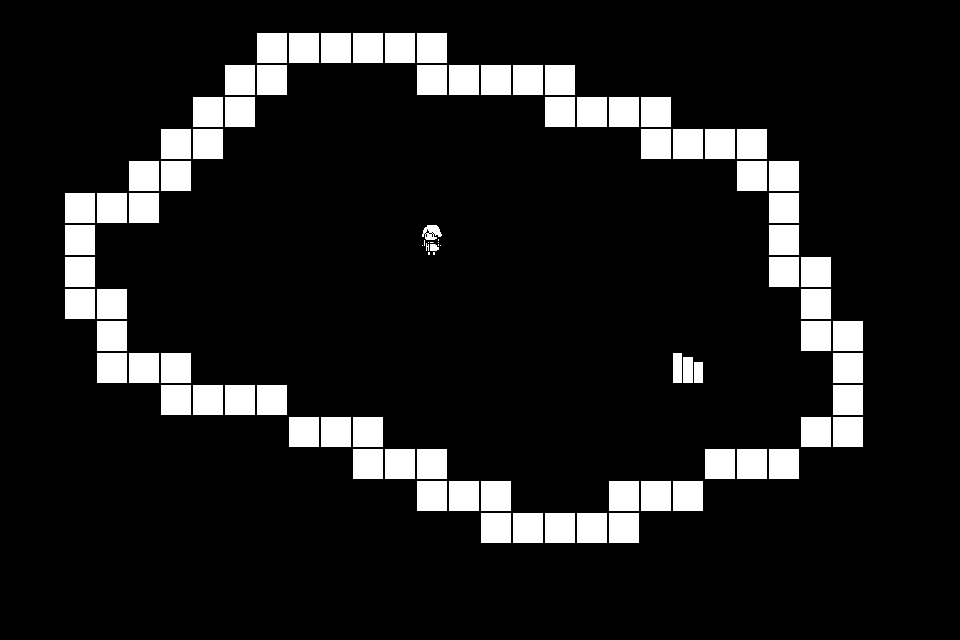

Below is a game level as drawn by its tile map, then a one-line description and the .tmx file that defines it, in full:
An orthogonal 30x20 tile map with 32x32 px tiles, 3 tile layers (Tile Layer 1, Tile Layer 2, Tile Layer 3).

<map version="1.10" tiledversion="1.11.0" orientation="orthogonal" renderorder="right-down" width="30" height="20" tilewidth="32" tileheight="32" infinite="0" nextlayerid="5" nextobjectid="1">
 <tileset firstgid="1" source="tileset.tsx" />
 <layer id="1" name="Tile Layer 1" width="30" height="20">
  <data encoding="csv">
3,3,3,3,3,3,3,3,3,3,3,3,3,3,3,3,3,3,3,3,3,3,3,3,3,3,3,3,3,3,
3,3,3,3,3,3,3,3,3,3,3,3,3,3,3,3,3,3,3,3,3,3,3,3,3,3,3,3,3,3,
3,3,3,3,3,3,3,3,3,3,3,3,3,3,3,3,3,3,3,3,3,3,3,3,3,3,3,3,3,3,
3,3,3,3,3,3,3,3,3,3,3,3,3,3,3,3,3,3,3,3,3,3,3,3,3,3,3,3,3,3,
3,3,3,3,3,3,3,3,3,3,3,3,3,3,3,3,3,3,3,3,3,3,3,3,3,3,3,3,3,3,
3,3,3,3,3,3,3,3,3,3,3,3,3,3,3,3,3,3,3,3,3,3,3,3,3,3,3,3,3,3,
3,3,3,3,3,3,3,3,3,3,3,3,3,3,3,3,3,3,3,3,3,3,3,3,3,3,3,3,3,3,
3,3,3,3,3,3,3,3,3,3,3,3,3,3,3,3,3,3,3,3,3,3,3,3,3,3,3,3,3,3,
3,3,3,3,3,3,3,3,3,3,3,3,3,3,3,3,3,3,3,3,3,3,3,3,3,3,3,3,3,3,
3,3,3,3,3,3,3,3,3,3,3,3,3,3,3,3,3,3,3,3,3,3,3,3,3,3,3,3,3,3,
3,3,3,3,3,3,3,3,3,3,3,3,3,3,3,3,3,3,3,3,3,3,3,3,3,3,3,3,3,3,
3,3,3,3,3,3,3,3,3,3,3,3,3,3,3,3,3,3,3,3,3,3,3,3,3,3,3,3,3,3,
3,3,3,3,3,3,3,3,3,3,3,3,3,3,3,3,3,3,3,3,3,3,3,3,3,3,3,3,3,3,
3,3,3,3,3,3,3,3,3,3,3,3,3,3,3,3,3,3,3,3,3,3,3,3,3,3,3,3,3,3,
3,3,3,3,3,3,3,3,3,3,3,3,3,3,3,3,3,3,3,3,3,3,3,3,3,3,3,3,3,3,
3,3,3,3,3,3,3,3,3,3,3,3,3,3,3,3,3,3,3,3,3,3,3,3,3,3,3,3,3,3,
3,3,3,3,3,3,3,3,3,3,3,3,3,3,3,3,3,3,3,3,3,3,3,3,3,3,3,3,3,3,
3,3,3,3,3,3,3,3,3,3,3,3,3,3,3,3,3,3,3,3,3,3,3,3,3,3,3,3,3,3,
3,3,3,3,3,3,3,3,3,3,3,3,3,3,3,3,3,3,3,3,3,3,3,3,3,3,3,3,3,3,
3,3,3,3,3,3,3,3,3,3,3,3,3,3,3,3,3,3,3,3,3,3,3,3,3,3,3,3,3,3
</data>
 </layer>
 <layer id="3" name="Tile Layer 2" width="30" height="20">
  <data encoding="csv">
0,0,0,0,0,0,0,0,0,0,0,0,0,0,0,0,0,0,0,0,0,0,0,0,0,0,0,0,0,0,
0,0,0,0,0,0,0,0,4,4,4,4,4,4,0,0,0,0,0,0,0,0,0,0,0,0,0,0,0,0,
0,0,0,0,0,0,0,4,4,0,0,0,0,4,4,4,4,4,0,0,0,0,0,0,0,0,0,0,0,0,
0,0,0,0,0,0,4,4,0,0,0,0,0,0,0,0,0,4,4,4,4,0,0,0,0,0,0,0,0,0,
0,0,0,0,0,4,4,0,0,0,0,0,0,0,0,0,0,0,0,0,4,4,4,4,0,0,0,0,0,0,
0,0,0,0,4,4,0,0,0,0,0,0,0,0,0,0,0,0,0,0,0,0,0,4,4,0,0,0,0,0,
0,0,4,4,4,0,0,0,0,0,0,0,0,0,0,0,0,0,0,0,0,0,0,0,4,0,0,0,0,0,
0,0,4,0,0,0,0,0,0,0,0,0,0,0,0,0,0,0,0,0,0,0,0,0,4,0,0,0,0,0,
0,0,4,0,0,0,0,0,0,0,0,0,0,0,0,0,0,0,0,0,0,0,0,0,4,4,0,0,0,0,
0,0,4,4,0,0,0,0,0,0,0,0,0,0,0,0,0,0,0,0,0,0,0,0,0,4,0,0,0,0,
0,0,0,4,0,0,0,0,0,0,0,0,0,0,0,0,0,0,0,0,0,0,0,0,0,4,4,0,0,0,
0,0,0,4,4,4,0,0,0,0,0,0,0,0,0,0,0,0,0,0,0,0,0,0,0,0,4,0,0,0,
0,0,0,0,0,4,4,4,4,0,0,0,0,0,0,0,0,0,0,0,0,0,0,0,0,0,4,0,0,0,
0,0,0,0,0,0,0,0,0,4,4,4,0,0,0,0,0,0,0,0,0,0,0,0,0,4,4,0,0,0,
0,0,0,0,0,0,0,0,0,0,0,4,4,4,0,0,0,0,0,0,0,0,4,4,4,0,0,0,0,0,
0,0,0,0,0,0,0,0,0,0,0,0,0,4,4,4,0,0,0,4,4,4,0,0,0,0,0,0,0,0,
0,0,0,0,0,0,0,0,0,0,0,0,0,0,0,4,4,4,4,4,0,0,0,0,0,0,0,0,0,0,
0,0,0,0,0,0,0,0,0,0,0,0,0,0,0,0,0,0,0,0,0,0,0,0,0,0,0,0,0,0,
0,0,0,0,0,0,0,0,0,0,0,0,0,0,0,0,0,0,0,0,0,0,0,0,0,0,0,0,0,0,
0,0,0,0,0,0,0,0,0,0,0,0,0,0,0,0,0,0,0,0,0,0,0,0,0,0,0,0,0,0
</data>
 </layer>
 <layer id="4" name="Tile Layer 3" width="30" height="20">
  <data encoding="csv">
0,0,0,0,0,0,0,0,0,0,0,0,0,0,0,0,0,0,0,0,0,0,0,0,0,0,0,0,0,0,
0,0,0,0,0,0,0,0,0,0,0,0,0,0,0,0,0,0,0,0,0,0,0,0,0,0,0,0,0,0,
0,0,0,0,0,0,0,0,0,0,0,0,0,0,0,0,0,0,0,0,0,0,0,0,0,0,0,0,0,0,
0,0,0,0,0,0,0,0,0,0,0,9,0,0,0,0,0,0,0,0,0,0,0,0,0,0,0,0,0,0,
0,0,0,0,0,0,0,0,0,0,0,0,0,0,0,0,0,0,0,0,0,0,0,0,0,0,0,0,0,0,
0,0,0,0,0,0,0,0,0,0,0,0,0,0,0,0,0,0,0,0,0,0,0,0,0,0,0,0,0,0,
0,0,0,0,0,0,0,0,0,0,0,0,0,0,0,0,0,0,0,0,0,0,0,0,0,0,0,0,0,0,
0,0,0,0,0,0,0,0,0,0,0,0,0,6,0,0,0,0,0,9,0,0,0,0,0,0,0,0,0,0,
0,0,0,0,0,0,0,0,9,0,0,0,0,0,0,0,0,0,0,0,0,0,0,0,0,0,0,0,0,0,
0,0,0,0,0,0,0,0,0,0,0,0,0,0,0,0,0,0,0,0,0,0,0,0,0,0,0,0,0,0,
0,0,0,0,0,0,0,0,0,0,0,0,0,0,0,0,0,9,0,0,0,0,0,0,0,0,0,0,0,0,
0,0,0,0,0,0,0,0,0,0,0,0,0,9,0,0,0,0,0,0,0,5,0,0,0,0,0,0,0,0,
0,0,0,0,0,0,0,0,0,0,0,0,0,0,0,0,0,0,0,0,0,0,0,0,0,0,0,0,0,0,
0,0,0,0,0,0,0,0,0,0,0,0,0,0,0,0,0,0,0,0,0,0,0,0,0,0,0,0,0,0,
0,0,0,0,0,0,0,0,0,0,0,0,0,0,0,0,0,0,0,0,0,0,0,0,0,0,0,0,0,0,
0,0,0,0,0,0,0,0,0,0,0,0,0,0,0,0,0,0,0,0,0,0,0,0,0,0,0,0,0,0,
0,0,0,0,0,0,0,0,0,0,0,0,0,0,0,0,0,0,0,0,0,0,0,0,0,0,0,0,0,0,
0,0,0,0,0,0,0,0,0,0,0,0,0,0,0,0,0,0,0,0,0,0,0,0,0,0,0,0,0,0,
0,0,0,0,0,0,0,0,0,0,0,0,0,0,0,0,0,0,0,0,0,0,0,0,0,0,0,0,0,0,
0,0,0,0,0,0,0,0,0,0,0,0,0,0,0,0,0,0,0,0,0,0,0,0,0,0,0,0,0,0
</data>
 </layer>
</map>